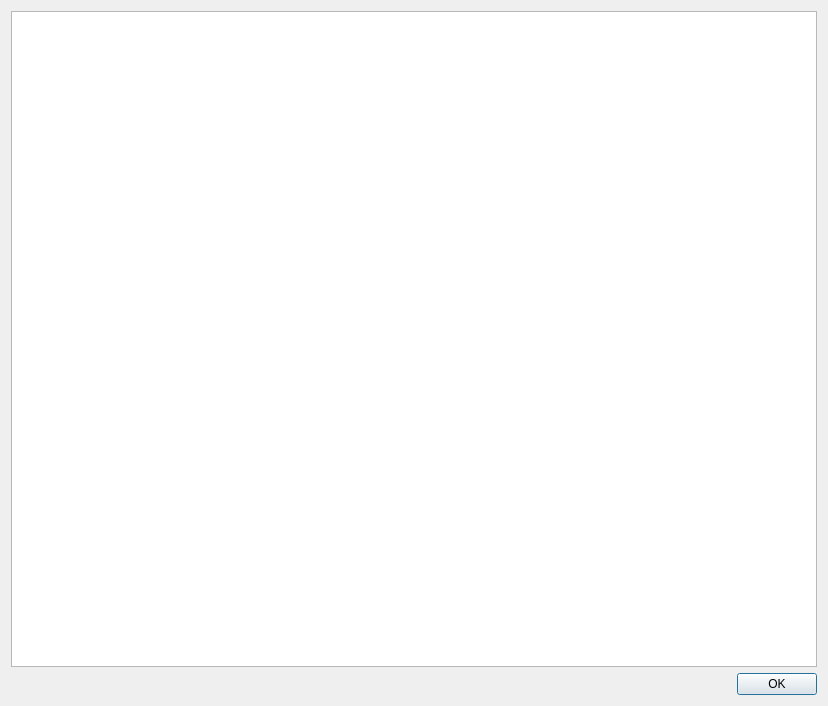
<?xml version="1.0" encoding="UTF-8"?>
<ui version="4.0">
 <class>Dialog</class>
 <widget class="QDialog" name="Dialog">
  <property name="geometry">
   <rect>
    <x>0</x>
    <y>0</y>
    <width>828</width>
    <height>706</height>
   </rect>
  </property>
  <property name="windowTitle">
   <string>VirtualEnsemble</string>
  </property>
  <property name="modal">
   <bool>true</bool>
  </property>
  <layout class="QVBoxLayout" name="verticalLayout">
   <item>
    <widget class="QTextBrowser" name="textBrowser"/>
   </item>
   <item>
    <widget class="QDialogButtonBox" name="buttonBox">
     <property name="orientation">
      <enum>Qt::Horizontal</enum>
     </property>
     <property name="standardButtons">
      <set>QDialogButtonBox::Ok</set>
     </property>
    </widget>
   </item>
  </layout>
 </widget>
 <resources/>
 <connections>
  <connection>
   <sender>buttonBox</sender>
   <signal>accepted()</signal>
   <receiver>Dialog</receiver>
   <slot>accept()</slot>
   <hints>
    <hint type="sourcelabel">
     <x>248</x>
     <y>254</y>
    </hint>
    <hint type="destinationlabel">
     <x>157</x>
     <y>274</y>
    </hint>
   </hints>
  </connection>
  <connection>
   <sender>buttonBox</sender>
   <signal>rejected()</signal>
   <receiver>Dialog</receiver>
   <slot>reject()</slot>
   <hints>
    <hint type="sourcelabel">
     <x>316</x>
     <y>260</y>
    </hint>
    <hint type="destinationlabel">
     <x>286</x>
     <y>274</y>
    </hint>
   </hints>
  </connection>
 </connections>
</ui>
